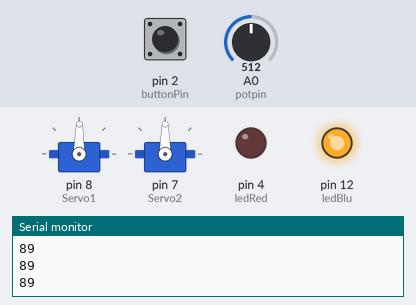
The sketch below on a simulated Arduino Uno, built with avr-gcc and run on an emulated ATmega328P. Shown: 2 × servo, output pins drawn as LEDs (lit = HIGH), the last lines printed to the serial monitor. The test bench sets the inputs (shaded band); at power-on: A0 (potpin) = 512, pin 2 (buttonPin) LOW.

Above: at 1.2 s.
1.3 s: A0 (potpin) set to 716
At 1.9 s:
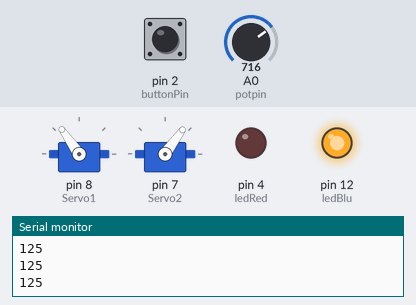
2.8 s: pin 2 (buttonPin) pulled HIGH for 0.15 s
At 3.8 s:
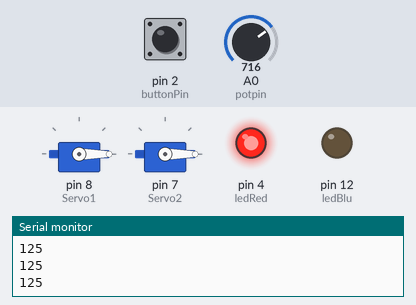
4.4 s: pin 2 (buttonPin) pulled HIGH for 1 s
At 5.4 s:
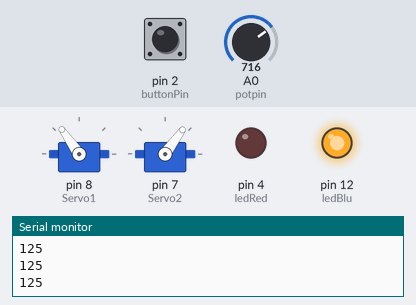
6.9 s: A0 (potpin) set to 900
At 8.1 s:
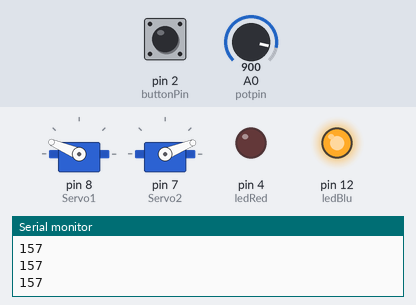
8.4 s: A0 (potpin) set to 1023
At 9.5 s:
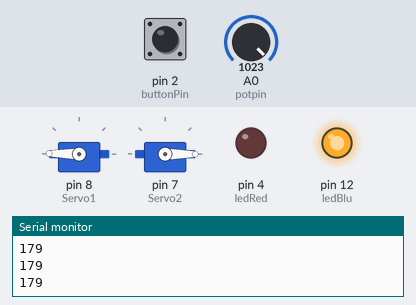
9.9 s: A0 (potpin) set to 306
At 10.8 s:
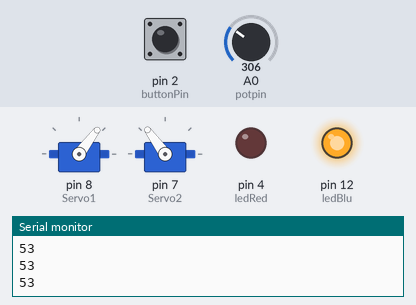
Timing chart, 0 to 12.4 s (numbered marks = the images above; inputs shaded):
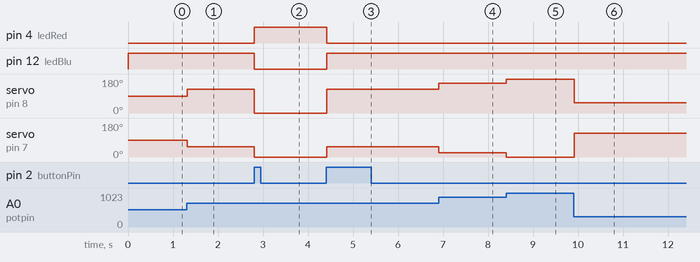

Measured:
- after the input at 1.3 s, servo on pin 8 (Servo1): 89° → 125° at once; servo on pin 7 (Servo2): 90° → 54° at once
- after the input at 2.8 s, pin 4 (ledRed): LOW → HIGH at once; pin 12 (ledBlu): HIGH → LOW at once; servo on pin 8 (Servo1): 125° → 0° at once; servo on pin 7 (Servo2): 54° → 0° at once
- after the input at 4.4 s, pin 4 (ledRed): HIGH → LOW at once; pin 12 (ledBlu): LOW → HIGH at once; servo on pin 8 (Servo1): 0° → 125° at once; servo on pin 7 (Servo2): 0° → 54° at once
- after the input at 6.9 s, servo on pin 8 (Servo1): 125° → 157° at once; servo on pin 7 (Servo2): 54° → 22° at once
- after the input at 8.4 s, servo on pin 8 (Servo1): 157° → 179° at once; servo on pin 7 (Servo2): 22° → 0° at once
- after the input at 9.9 s, servo on pin 8 (Servo1): 179° → 53° at once; servo on pin 7 (Servo2): 0° → 126° at once

The sketch:

Servo_button_IO.ino.ino
```cpp
#include <Servo.h>

Servo Servo1;

Servo Servo2;

int potpin = 0;
int val;
int buttonPin = 2;
int lastState = 0;
int buttonState = 0;
int ledBlu = 12;
int ledRed = 4;

void setup() {
  Servo1.attach (8);
  Servo2.attach (7);
  Serial.begin(9600);
  pinMode(buttonPin, INPUT);
  pinMode(ledBlu, OUTPUT);
  pinMode(ledRed, OUTPUT);

}

void loop() {
  int state = digitalRead(buttonPin);
  if (state == HIGH && state != lastState) {

    buttonState = !buttonState;
  }

  lastState = state;
  val = analogRead(potpin);
  val = map(val, 0, 1023, 0, 179);
  Serial.println(val);

  if (buttonState == 1) {

digitalWrite(ledRed, HIGH);
digitalWrite(ledBlu, LOW);
    Servo1.write(0);
    Servo2.write(0);
  }
  else {
    digitalWrite(ledRed, LOW);
    digitalWrite(ledBlu, HIGH);
    Servo1.write(val);
    Servo2.write(179 - val);
  }
  delay(15);
}
```
